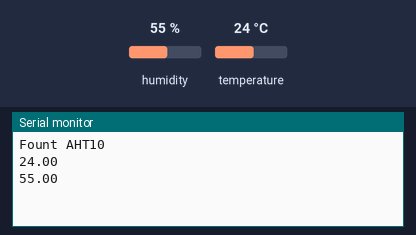
A sketch run on a simulated Arduino Uno, built with avr-gcc and run on an emulated ATmega328P. Shown: the last lines printed to the serial monitor. Wiring (inferred from the names in the program): AHT10/20 sensor at I2C address 0x38. The test bench sets the inputs (shaded band); at power-on: humidity 55 %, temperature 24 °C.

Above: at 1.2 s.
1.3 s: humidity set to 22 %
At 3.29 s:
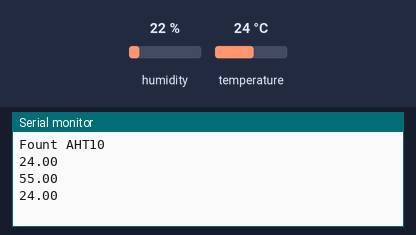
3.3 s: temperature set to 12 °C
At 4.5 s:
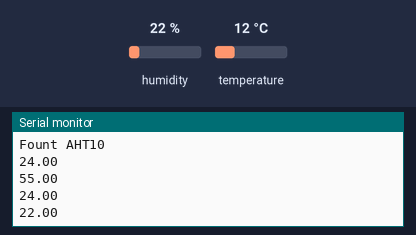
5.3 s: humidity set to 40 %
At 7.5 s:
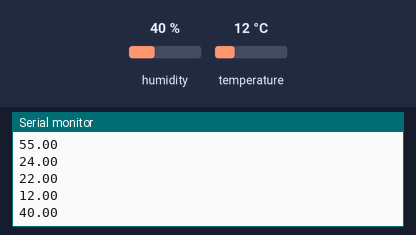
Timing chart, 0 to 9.0 s (numbered marks = the images above; inputs shaded):
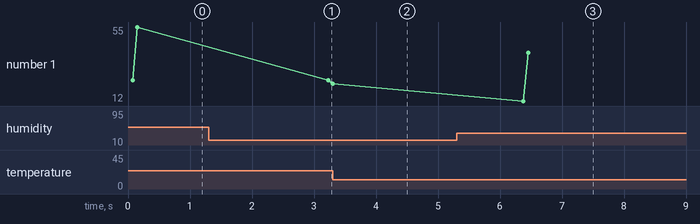

The sketch:

AHT10.ino
```cpp
#include <Arduino.h>
#include <Wire.h>
static const uint8_t AHT10_ADDR = 0x38;
void setup() {
  Serial.begin(115200);
  // put your setup code here, to run once:
  Wire.beginTransmission(AHT10_ADDR);
  Wire.write(0xE1);
  Wire.write(0x08);
  Wire.write(0x00);
  if(Wire.endTransmission() == 0) {
    Serial.println("Fount AHT10");
  } else {
    Serial.println("Failed AHT10");
    delay(5000);
  }

}

void loop() {
  // put your main code here, to run repeatedly:
  Serial.println(getTemperature());
  Serial.println(getHumidity());
  delay(3000);

}

bool measure(float *temp, float *hum) {
  uint8_t data[6];
  uint32_t d;

  Wire.beginTransmission(AHT10_ADDR);
  Wire.write(0xAC);
  Wire.write(0x33);
  Wire.write(0x00);
  if (Wire.endTransmission())
    return false;
  delay(75);
  if ((Wire.requestFrom(AHT10_ADDR, (uint8_t)6) != 6) || (Wire.readBytes(data, 6) != 6))
    return false;
  if (temp) {
    d = ((uint32_t)(data[3] & 0x0F) << 16) | ((uint32_t)data[4] << 8) | data[5];
    *temp = (float)d * 200 / 1048576 - 50;
  }
  if (hum) {
    d = ((uint32_t)data[1] << 12) | ((uint32_t)data[2] << 4) | (data[3] >> 4);
    *hum = (float)d * 100 / 1048576;
  }
  return true;
}

float getTemperature() {
  float result;

  if (! measure(&result, NULL))
    result = NAN;
  return result;
}

float getHumidity() {
  float result;

  if (! measure(NULL, &result))
    result = NAN;
  return result;
}
```

Measured:
- after the input at 5.3 s, the serial monitor: prints a new line after 1.2 s (image 3)
- plotted number 1: 22 → 40 after the input at 5.3 s
